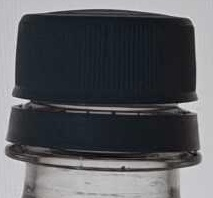
#> input picture samples/day02/cap_on_reference.jpg, 213 x 198 px, found by its file name
$ python 12_clahe.py
#> lines starting #> are read from the running program, lines starting #| are printed output that depends on the picture

from pathlib import Path

import cv2


# --------------------------------------------------
# 1. 사용할 이미지와 결과 저장 경로를 정한다.
# --------------------------------------------------

reference_path = Path(
    "samples/day02/cap_on_reference.jpg"
)

low_contrast_path = Path(
    "samples/day02/low_contrast.jpg"
)

output_dir = Path(
    "outputs/day02/clahe"
)


# --------------------------------------------------
# 2. CLAHE 결과를 저장할 폴더를 준비한다.
# --------------------------------------------------

output_dir.mkdir(
    parents=True,
    exist_ok=True,
)


# --------------------------------------------------
# 3. 기준 ROI 이미지를 읽는다.
# --------------------------------------------------

reference = cv2.imread(
    str(reference_path)
)
#> reference is the input picture: shape (198, 213, 3); mean B, G, R 93.5, 89.3, 87.8


# --------------------------------------------------
# 4. 기준 이미지를 정상적으로 읽었는지 확인한다.
#
#    읽지 못했다면 FileNotFoundError를 발생시킨다.
# --------------------------------------------------

if reference is None:
    raise FileNotFoundError(
        f"기준 이미지를 읽지 못했습니다: "
        f"{reference_path}"
    )


# --------------------------------------------------
# 5. 기준 이미지의 Contrast를 낮춰
#    실습용 저대비 이미지를 만든다.
#
#    alpha=0.35 → 픽셀값의 차이를 줄인다.
#    beta=80    → 픽셀값에 80을 더한다.
#
#    병뚜껑과 배경의 밝기 차이가 줄어든다.
# --------------------------------------------------

low_contrast = cv2.convertScaleAbs(
    reference,
    alpha=0.35,
    beta=80,
)
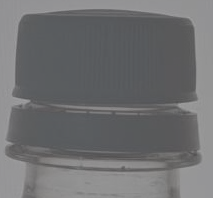
#> low_contrast: shape (198, 213, 3); mean B, G, R 112.7, 111.2, 110.7


# --------------------------------------------------
# 6. 저대비 이미지를 low_contrast.jpg로 저장한다.
# --------------------------------------------------

cv2.imwrite(
    str(low_contrast_path),
    low_contrast,
)

print(
    "문제 이미지 생성:",
    low_contrast_path,
)


# --------------------------------------------------
# 7. 기준 이미지와 저대비 이미지를 Gray로 변환한다.
#
#    컬러 BGR → 흑백 Gray
#
#    CLAHE는 이번 실습에서
#    1채널 Gray 이미지에 적용한다.
# --------------------------------------------------

reference_gray = cv2.cvtColor(
    reference,
    cv2.COLOR_BGR2GRAY,
)

low_contrast_gray = cv2.cvtColor(
    low_contrast,
    cv2.COLOR_BGR2GRAY,
)


# --------------------------------------------------
# 8. 두 Gray 이미지를 각각 저장한다.
#
#    reference_gray.jpg
#    → 기준 이미지의 Gray 결과
#
#    low_contrast_gray.jpg
#    → Contrast를 낮춘 Gray 결과
#
#    두 이미지를 비교하여 저대비 상태를 확인한다.
# --------------------------------------------------

cv2.imwrite(
    str(
        output_dir
        / "reference_gray.jpg"
    ),
    reference_gray,
)

cv2.imwrite(
    str(
        output_dir
        / "low_contrast_gray.jpg"
    ),
    low_contrast_gray,
)


# --------------------------------------------------
# 9. CLAHE에서 사용할 파라미터를 준비한다.
#
#    clipLimit → 대비 향상 강도 조절
#    tileGridSize → 이미지를 나눌 격자 수
#
#    clipLimit = 1.0, 2.0, 3.0, 4.0
#    tileGridSize = (8, 8) 고정
# --------------------------------------------------

settings = [
    (1.0, (8, 8)),
    (2.0, (8, 8)),
    (3.0, (8, 8)),
    (4.0, (8, 8)),
]


# --------------------------------------------------
# 10. CLAHE 파라미터를 하나씩 가져와 반복한다.
#
#     첫 번째 반복:
#     clip_limit = 1.0
#     tile_size = (8, 8)
#
#     이후 2.0 → 3.0 → 4.0 순서로 반복한다.
# --------------------------------------------------

for clip_limit, tile_size in settings:

    # --------------------------------------------------
    # 11. 현재 파라미터로 CLAHE 객체를 생성한다.
    #
    #     clipLimit → 대비 향상 강도 설정
    #     tileGridSize → 지역 격자 수 설정
    # --------------------------------------------------

    clahe = cv2.createCLAHE(
        clipLimit=clip_limit,
        tileGridSize=tile_size,
    )


    # --------------------------------------------------
    # 12. 저대비 Gray 이미지에 CLAHE를 적용한다.
    #
    #     지역별 밝기 분포를 조절하여
    #     병뚜껑의 경계가 잘 구분되는지 확인한다.
    # --------------------------------------------------

    result = clahe.apply(
        low_contrast_gray
    )


    # --------------------------------------------------
    # 13. 적용한 clipLimit 값을 이용해
    #     결과 이미지의 파일명을 만든다.
    #
    #     예: clahe_clip_1.0.jpg
    # --------------------------------------------------

    output_path = (
        output_dir
        / f"clahe_clip_{clip_limit}.jpg"
    )


    # --------------------------------------------------
    # 14. CLAHE 결과 이미지를 저장한다.
    #
    #     저장 후 다음 clipLimit 값으로
    #     11~14번 과정을 반복한다.
    # --------------------------------------------------

    cv2.imwrite(
        str(output_path),
        result,
    )

    print(
        "저장:",
        output_path,
    )
#> this loop made 4 passes
#> pass 2, `result = clahe.apply( low_contrast_gray )`:
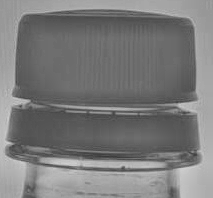
#> result: shape (198, 213); min 56, max 209, mean 122.6


# --------------------------------------------------
# 15. 모든 결과 이미지를 직접 비교한다.
#
#     reference_gray.jpg
#     low_contrast_gray.jpg
#     clahe_clip_1.0.jpg
#     clahe_clip_2.0.jpg
#     clahe_clip_3.0.jpg
#     clahe_clip_4.0.jpg
#
#     병뚜껑의 세로 홈과 외곽 경계가 잘 보이는가?
#     Noise가 지나치게 강조되지는 않았는가?
#
#     학생이 결과를 직접 관찰하고 분석한다.
# --------------------------------------------------
